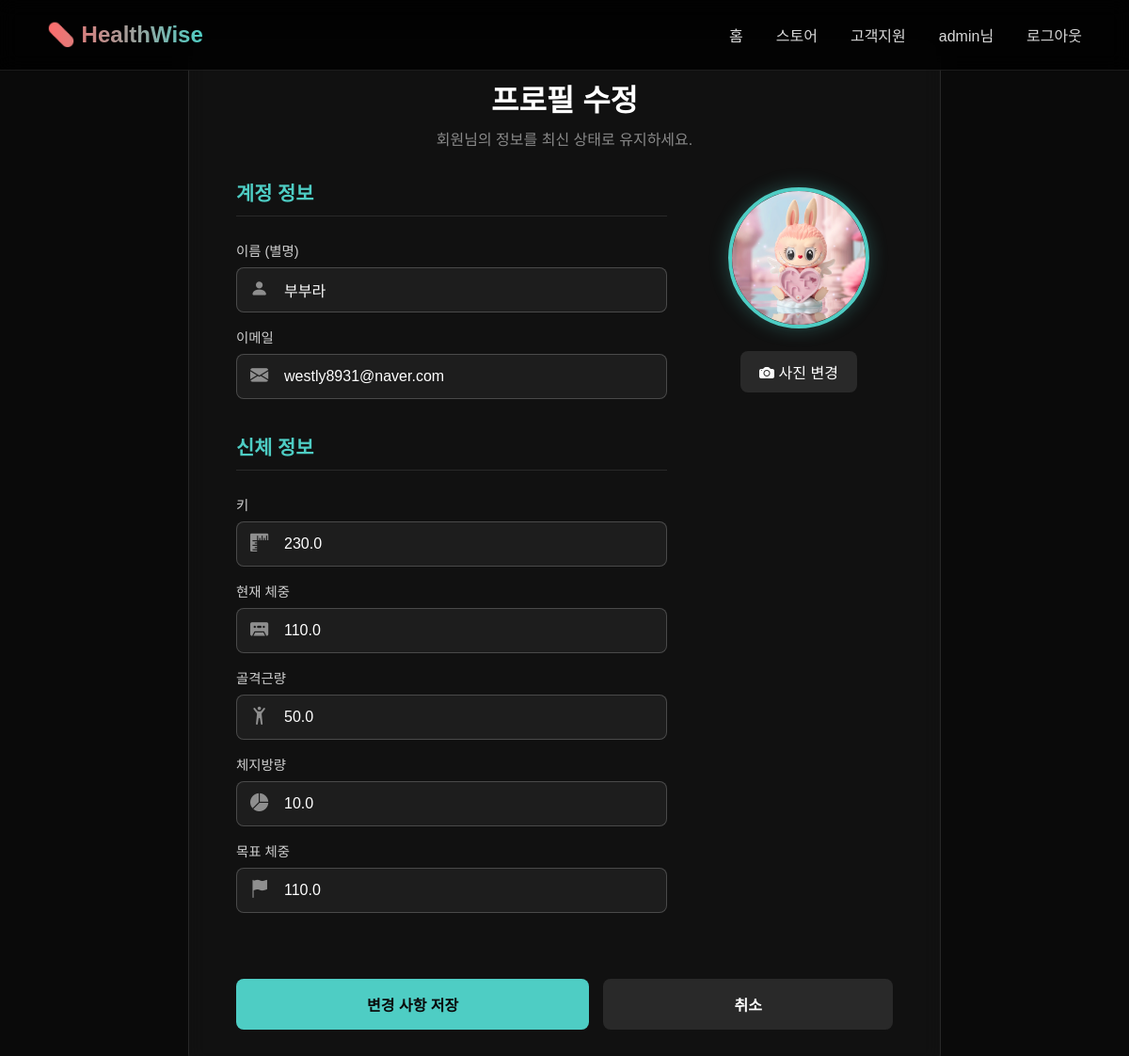
Page /accounts/profile/edit/ (signed in) on the earlier database version.
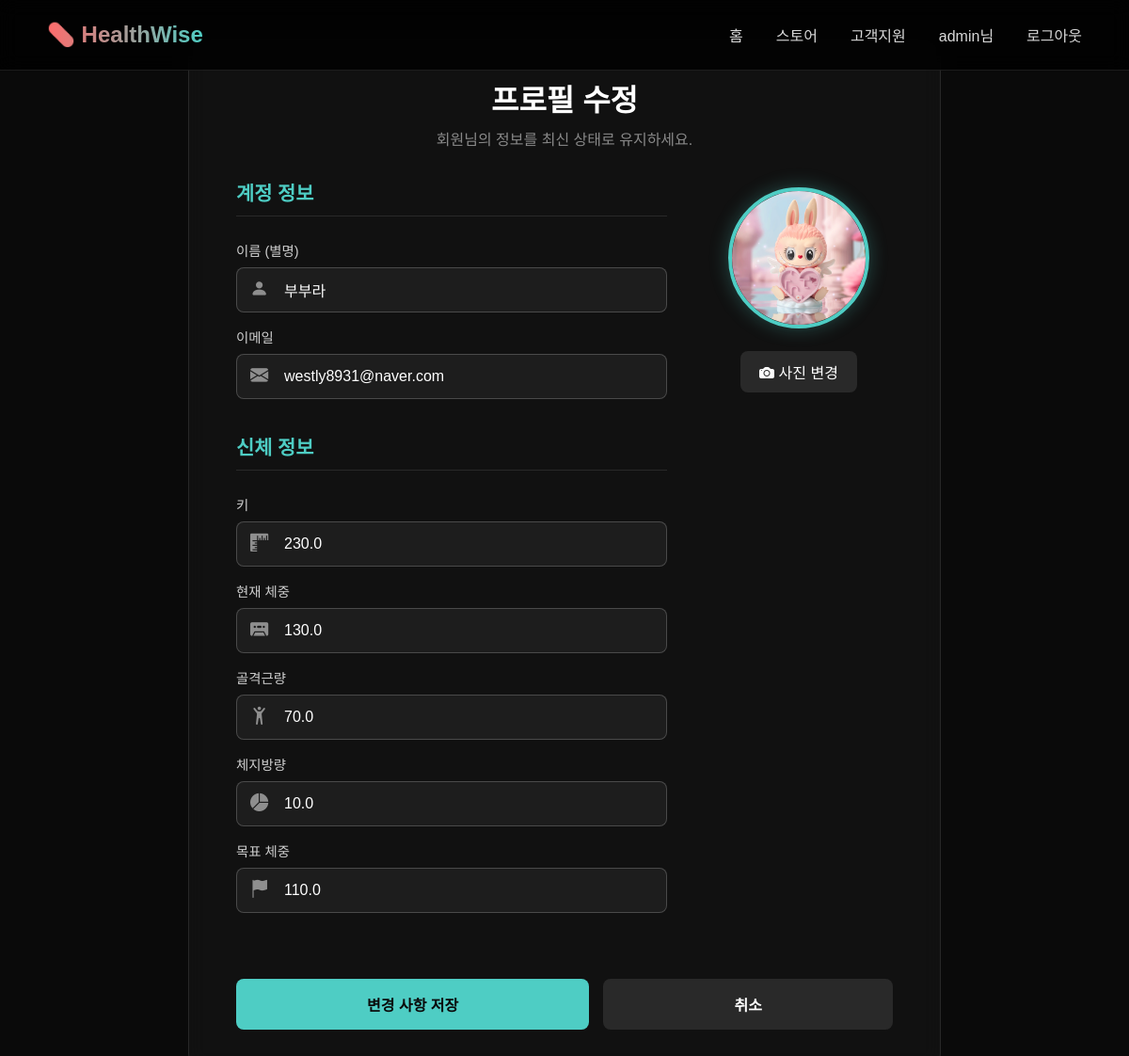
Same page on the later database version.
### accounts/models.py (models this page shows, shortened)
class Profile(models.Model):
    user = models.OneToOneField(User, on_delete=models.CASCADE)
    image = models.ImageField(upload_to='profile_pics/', default='profile_pics/avatar-default.jpeg')
    height = models.FloatField(null=True, blank=True)
    current_weight = models.FloatField(null=True, blank=True)
    target_weight = models.FloatField(null=True, blank=True)
    skeletal_muscle_mass = models.FloatField(null=True, blank=True)
    body_fat_mass = models.FloatField(null=True, blank=True)
    active_title = models.ForeignKey(
        UserAchievement,
        on_delete=models.SET_NULL, # 칭호의 원본 업적이 삭제되어도 프로필은 유지
        null=True,
        blank=True,
        related_name='activated_by_profile', # 역참조 이름 충돌 방지
        help_text="사용자가 설정한 대표 칭호"
    )

### accounts/views.py (the view)
# urls.py: path('profile/edit/', views.profile_edit, name='profile_edit'),
@login_required
def profile_edit(request):
    profile, created = Profile.objects.get_or_create(user=request.user)
    if request.method == 'POST':
        user_form = UserUpdateForm(request.POST, instance=request.user)
        profile_form = ProfileUpdateForm(request.POST, request.FILES, instance=profile)
        if user_form.is_valid() and profile_form.is_valid():
            user_form.save()
            saved_profile = profile_form.save(commit=False)
            old_image = profile.image
            old_target_weight = profile.target_weight
            saved_profile.save() # ✅ 여기서 최종 저장
            profile_form.save_m2m() # ManyToMany 필드가 있다면 필요
            messages.success(request, '프로필 정보가 성공적으로 업데이트되었습니다!')
            if saved_profile.image and old_image != saved_profile.image:
                check_and_award_achievement(request, request.user, 'first_profile_image') # '얼굴 도장 쾅!'
            if saved_profile.target_weight and not old_target_weight:
                check_and_award_achievement(request, request.user, 'first_target_weight') # '목표 설정 완료!'
            if (saved_profile.current_weight and
                saved_profile.skeletal_muscle_mass and
                saved_profile.body_fat_mass):
                BodyCompositionRecord.objects.create(
                    user=request.user,
                    weight=saved_profile.current_weight,
                    skeletal_muscle_mass=saved_profile.skeletal_muscle_mass,
                    body_fat_mass=saved_profile.body_fat_mass
                )
                check_and_award_achievement(request, request.user, 'first_body_record')
                record_count = BodyCompositionRecord.objects.filter(user=request.user).count()
                if record_count >= 10:
                    check_and_award_achievement(request, request.user, 'body_record_10')
                if record_count >= 30:
                    check_and_award_achievement(request, request.user, 'body_record_30')
                messages.info(request, '신체 변화 기록이 추가되었습니다.')
            if saved_profile.current_weight and saved_profile.target_weight:
                if saved_profile.current_weight <= saved_profile.target_weight:
                    check_and_award_achievement(request, request.user, 'target_weight_achieved')
            all_records = BodyCompositionRecord.objects.filter(user=request.user)
            if all_records.count() > 1:
                latest_record = all_records.first() # 최신 기록
                highest_fat = max(r.body_fat_mass for r in all_records)
                highest_muscle = max(r.skeletal_muscle_mass for r in all_records)
                if latest_record.body_fat_mass <= highest_fat - 1:
                    check_and_award_achievement(request, request.user, 'fat_loss_1kg')
                if latest_record.body_fat_mass <= highest_fat - 5:
                    check_and_award_achievement(request, request.user, 'fat_loss_5kg')
                if latest_record.skeletal_muscle_mass >= highest_muscle + 1:
                    check_and_award_achievement(request, request.user, 'muscle_gain_1kg')
            try:
                profile = request.user.profile
                fitness_profile = FitnessProfile.objects.get(user=request.user)
                all_fields_filled = all([
                    saved_profile.height, saved_profile.current_weight, saved_profile.target_weight,
                    saved_profile.skeletal_muscle_mass, saved_profile.body_fat_mass,
                    fitness_profile.birth,
                    fitness_profile.gender,
                    fitness_profile.goal,
                    fitness_profile.experience,
                    fitness_profile.frequency,
                    fitness_profile.types
                ])
                if all_fields_filled:
                    check_and_award_achievement(request, request.user, 'profile_perfectionist')
            except FitnessProfile.DoesNotExist:
                pass
            except Exception as e:
                print(f"프로필 완성도 업적 확인 중 오류 발생: {e}")
            return redirect('web:services')
        else:
            messages.error(request, '입력된 정보를 다시 확인해주세요.')
    else:
        user_form = UserUpdateForm(instance=request.user)
        profile_form = ProfileUpdateForm(instance=profile)
    context = {
        'user_form': user_form,
        'profile_form': profile_form
    }
    return render(request, 'accounts/profile_edit.html', context)

### accounts/forms.py
class UserUpdateForm(forms.ModelForm):
    email = forms.EmailField(
        widget=forms.EmailInput(attrs={
            'class': 'form-control',
            'placeholder': '이메일 주소'
        })
    )
    first_name = forms.CharField(
        label='이름 (별명)',
        required=False, # 필수 항목이 아닐 경우
        widget=forms.TextInput(attrs={
            'class': 'form-control',
            'placeholder': '이름 또는 별명'
        })
    )
    class Meta:
        model = User
        fields = ['first_name', 'email']

### accounts/templates/accounts/profile_edit.html (shortened to what the changed rows need)
{% extends "base.html" %}
{% load static %}
{% block content %}
<link rel="stylesheet" href="https://cdn.jsdelivr.net/npm/bootstrap-icons@1.11.3/font/bootstrap-icons.min.css">
<div class="profile-edit-wrapper">
    <div class="profile-edit-card">
        <div class="profile-edit-header">
            <h1>프로필 수정</h1>
        </div>
        <form method="POST" enctype="multipart/form-data">
            <div class="form-content-grid">
                <div class="form-fields-column">
                    <h2 class="form-section-title">계정 정보</h2>
                    <h2 class="form-section-title" style="margin-top: 20px;">신체 정보</h2>
                    <div class="form-group">
                        <div class="input-with-icon">
                            <i class="bi bi-rulers form-icon"></i>
                            {{ profile_form.height }}
                        </div>
                    </div>
                    <div class="form-group">
                        <div class="input-with-icon">
                            <i class="bi bi-cassette-fill form-icon"></i>
                            {{ profile_form.current_weight }}
                        </div>
                    </div>
                    <div class="form-group">
                        <div class="input-with-icon">
                            <i class="bi bi-person-arms-up form-icon"></i>
                            {{ profile_form.skeletal_muscle_mass }}
                        </div>
                    </div>
                    <div class="form-group">
                        <div class="input-with-icon">
                            <i class="bi bi-pie-chart-fill form-icon"></i>
                            {{ profile_form.body_fat_mass }}
                        </div>
                    </div>
                    <div class="form-group">
                        <div class="input-with-icon">
                            <i class="bi bi-flag-fill form-icon"></i>
                            {{ profile_form.target_weight }}
                        </div>
                    </div>
                </div>
            </div>
        </form>
    </div>
</div>
{% endblock %}

Differences in the rows shown:
changed Profile: current_weight "110.0" → "130.0"; skeletal_muscle_mass "50.0" → "70.0"
